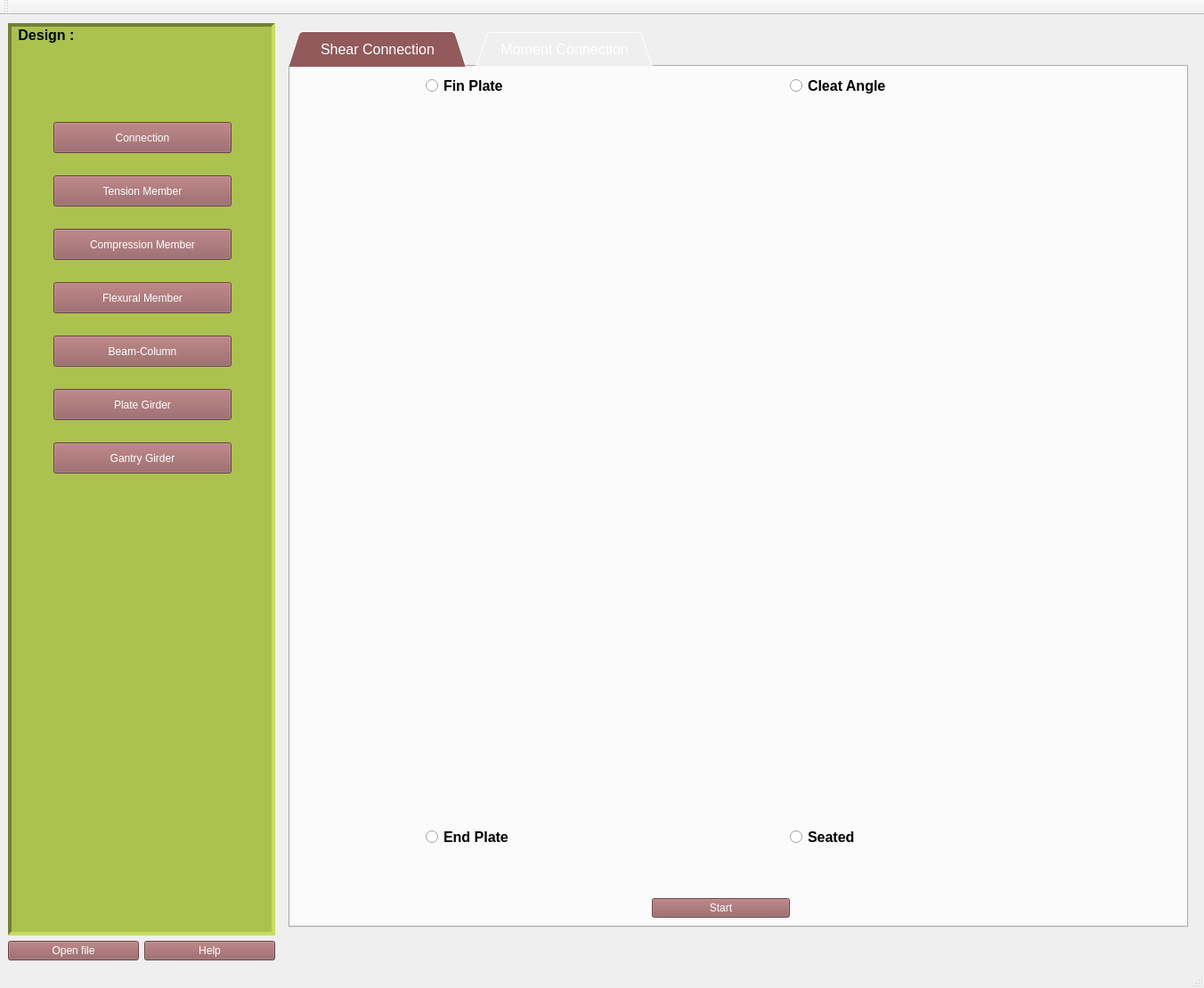
<?xml version="1.0" encoding="UTF-8"?>
<ui version="4.0">
 <class>MainWindow</class>
 <widget class="QMainWindow" name="MainWindow">
  <property name="windowModality">
   <enum>Qt::NonModal</enum>
  </property>
  <property name="geometry">
   <rect>
    <x>0</x>
    <y>0</y>
    <width>1352</width>
    <height>1110</height>
   </rect>
  </property>
  <property name="windowTitle">
   <string>Osdag</string>
  </property>
  <property name="styleSheet">
   <string notr="true">QWidget::showMaximised()</string>
  </property>
  <widget class="QWidget" name="centralwidget">
   <layout class="QGridLayout" name="gridLayout">
    <item row="1" column="1">
     <widget class="QPushButton" name="btn_help">
      <property name="styleSheet">
       <string notr="true">QPushButton::hover
{
   background-color: #d97f7f;
   color:#000000 ;
}

QPushButton
{
background-color: #925a5b;
color:#ffffff;
}</string>
      </property>
      <property name="text">
       <string>Help</string>
      </property>
      <property name="autoDefault">
       <bool>true</bool>
      </property>
     </widget>
    </item>
    <item row="1" column="0">
     <widget class="QPushButton" name="btn_openfile">
      <property name="styleSheet">
       <string notr="true">QPushButton::hover
{
   background-color: #d97f7f;
   color:#000000 ;
}

QPushButton
{
background-color: #925a5b;
color:#ffffff;
}</string>
      </property>
      <property name="text">
       <string>Open file</string>
      </property>
      <property name="autoDefault">
       <bool>true</bool>
      </property>
     </widget>
    </item>
    <item row="0" column="0" colspan="2">
     <widget class="QListWidget" name="myListWidget">
      <property name="minimumSize">
       <size>
        <width>300</width>
        <height>0</height>
       </size>
      </property>
      <property name="palette">
       <palette>
        <active>
         <colorrole role="Button">
          <brush brushstyle="SolidPattern">
           <color alpha="255">
            <red>171</red>
            <green>194</green>
            <blue>80</blue>
           </color>
          </brush>
         </colorrole>
         <colorrole role="Base">
          <brush brushstyle="SolidPattern">
           <color alpha="255">
            <red>171</red>
            <green>194</green>
            <blue>80</blue>
           </color>
          </brush>
         </colorrole>
         <colorrole role="Window">
          <brush brushstyle="SolidPattern">
           <color alpha="255">
            <red>171</red>
            <green>194</green>
            <blue>80</blue>
           </color>
          </brush>
         </colorrole>
         <colorrole role="Highlight">
          <brush brushstyle="SolidPattern">
           <color alpha="255">
            <red>240</red>
            <green>84</green>
            <blue>69</blue>
           </color>
          </brush>
         </colorrole>
        </active>
        <inactive>
         <colorrole role="Button">
          <brush brushstyle="SolidPattern">
           <color alpha="255">
            <red>171</red>
            <green>194</green>
            <blue>80</blue>
           </color>
          </brush>
         </colorrole>
         <colorrole role="Base">
          <brush brushstyle="SolidPattern">
           <color alpha="255">
            <red>171</red>
            <green>194</green>
            <blue>80</blue>
           </color>
          </brush>
         </colorrole>
         <colorrole role="Window">
          <brush brushstyle="SolidPattern">
           <color alpha="255">
            <red>171</red>
            <green>194</green>
            <blue>80</blue>
           </color>
          </brush>
         </colorrole>
         <colorrole role="Highlight">
          <brush brushstyle="SolidPattern">
           <color alpha="255">
            <red>240</red>
            <green>84</green>
            <blue>69</blue>
           </color>
          </brush>
         </colorrole>
        </inactive>
        <disabled>
         <colorrole role="Button">
          <brush brushstyle="SolidPattern">
           <color alpha="255">
            <red>171</red>
            <green>194</green>
            <blue>80</blue>
           </color>
          </brush>
         </colorrole>
         <colorrole role="Base">
          <brush brushstyle="SolidPattern">
           <color alpha="255">
            <red>171</red>
            <green>194</green>
            <blue>80</blue>
           </color>
          </brush>
         </colorrole>
         <colorrole role="Window">
          <brush brushstyle="SolidPattern">
           <color alpha="255">
            <red>171</red>
            <green>194</green>
            <blue>80</blue>
           </color>
          </brush>
         </colorrole>
         <colorrole role="Highlight">
          <brush brushstyle="SolidPattern">
           <color alpha="255">
            <red>240</red>
            <green>240</green>
            <blue>240</blue>
           </color>
          </brush>
         </colorrole>
        </disabled>
       </palette>
      </property>
      <property name="focusPolicy">
       <enum>Qt::NoFocus</enum>
      </property>
      <property name="contextMenuPolicy">
       <enum>Qt::ActionsContextMenu</enum>
      </property>
      <property name="styleSheet">
       <string notr="true">QListWidget
{
background-color: #abc250 ;
}</string>
      </property>
      <property name="frameShape">
       <enum>QFrame::Panel</enum>
      </property>
      <property name="frameShadow">
       <enum>QFrame::Sunken</enum>
      </property>
      <property name="lineWidth">
       <number>4</number>
      </property>
      <property name="midLineWidth">
       <number>2</number>
      </property>
      <item>
       <property name="text">
        <string> Design :</string>
       </property>
       <property name="toolTip">
        <string/>
       </property>
       <property name="font">
        <font>
         <pointsize>12</pointsize>
         <weight>75</weight>
         <bold>true</bold>
        </font>
       </property>
      </item>
     </widget>
    </item>
    <item row="0" column="2">
     <widget class="QStackedWidget" name="myStackedWidget">
      <property name="font">
       <font>
        <pointsize>13</pointsize>
        <italic>false</italic>
       </font>
      </property>
      <property name="currentIndex">
       <number>1</number>
      </property>
      <widget class="QWidget" name="Osdagpage">
       <layout class="QGridLayout" name="gridLayout_2">
        <item row="0" column="0" colspan="2">
         <widget class="QLabel" name="lbl_OsdagHeader">
          <property name="minimumSize">
           <size>
            <width>800</width>
            <height>200</height>
           </size>
          </property>
          <property name="maximumSize">
           <size>
            <width>800</width>
            <height>200</height>
           </size>
          </property>
          <property name="text">
           <string/>
          </property>
          <property name="pixmap">
           <pixmap resource="ResourceFiles/osdagMainPageIcons.qrc">:/newPrefix/images/Osdag_header.png</pixmap>
          </property>
          <property name="scaledContents">
           <bool>true</bool>
          </property>
         </widget>
        </item>
        <item row="1" column="2">
         <spacer name="verticalSpacer">
          <property name="orientation">
           <enum>Qt::Vertical</enum>
          </property>
          <property name="sizeHint" stdset="0">
           <size>
            <width>20</width>
            <height>556</height>
           </size>
          </property>
         </spacer>
        </item>
        <item row="2" column="0">
         <widget class="QLabel" name="lbl_fosseelogo">
          <property name="minimumSize">
           <size>
            <width>250</width>
            <height>92</height>
           </size>
          </property>
          <property name="maximumSize">
           <size>
            <width>250</width>
            <height>92</height>
           </size>
          </property>
          <property name="text">
           <string/>
          </property>
          <property name="pixmap">
           <pixmap resource="ResourceFiles/osdagMainPageIcons.qrc">:/newPrefix/images/Fossee_logo.png</pixmap>
          </property>
          <property name="scaledContents">
           <bool>true</bool>
          </property>
         </widget>
        </item>
        <item row="2" column="1">
         <spacer name="horizontalSpacer">
          <property name="orientation">
           <enum>Qt::Horizontal</enum>
          </property>
          <property name="sizeHint" stdset="0">
           <size>
            <width>455</width>
            <height>20</height>
           </size>
          </property>
         </spacer>
        </item>
        <item row="2" column="2">
         <widget class="QLabel" name="lbl_iitblogo">
          <property name="sizePolicy">
           <sizepolicy hsizetype="Preferred" vsizetype="Preferred">
            <horstretch>0</horstretch>
            <verstretch>0</verstretch>
           </sizepolicy>
          </property>
          <property name="minimumSize">
           <size>
            <width>100</width>
            <height>100</height>
           </size>
          </property>
          <property name="text">
           <string/>
          </property>
          <property name="pixmap">
           <pixmap resource="ResourceFiles/osdagMainPageIcons.qrc">:/newPrefix/images/iit_logo.png</pixmap>
          </property>
          <property name="scaledContents">
           <bool>true</bool>
          </property>
         </widget>
        </item>
       </layout>
      </widget>
      <widget class="QWidget" name="Connectionpage">
       <layout class="QHBoxLayout" name="horizontalLayout">
        <item>
         <widget class="QTabWidget" name="mytabWidget">
          <property name="sizePolicy">
           <sizepolicy hsizetype="Expanding" vsizetype="Expanding">
            <horstretch>0</horstretch>
            <verstretch>0</verstretch>
           </sizepolicy>
          </property>
          <property name="font">
           <font>
            <pointsize>12</pointsize>
            <weight>50</weight>
            <bold>false</bold>
           </font>
          </property>
          <property name="focusPolicy">
           <enum>Qt::ClickFocus</enum>
          </property>
          <property name="toolTip">
           <string>&lt;html&gt;&lt;head/&gt;&lt;body&gt;&lt;p&gt;&lt;a href=&quot;#&quot;&gt;Shear Connection&lt;/a&gt;&lt;/p&gt;&lt;/body&gt;&lt;/html&gt;</string>
          </property>
          <property name="styleSheet">
           <string notr="true">QTabBar::tab {
    margin-right: 10;
 }
QTabBar::tab::hover
{
   background-color: #d97f7f;
   color:#000000 ;
}

QTabBar::tab{
height: 40px;
width: 200px;
background-color: #925a5b;
color:#ffffff;
}
QTabBar::tab{
border-top-left-radius: 2px ;
border-top-right-radius: 2px ;
border-bottom-left-radius: 0px ;
border-bottom-right-radius: 0px ;
}
 </string>
          </property>
          <property name="tabShape">
           <enum>QTabWidget::Triangular</enum>
          </property>
          <property name="currentIndex">
           <number>0</number>
          </property>
          <widget class="QWidget" name="tab1_shearconnection">
           <property name="font">
            <font>
             <italic>true</italic>
            </font>
           </property>
           <attribute name="title">
            <string>Shear Connection</string>
           </attribute>
           <layout class="QGridLayout" name="gridLayout_3">
            <item row="0" column="1">
             <widget class="QRadioButton" name="rdbtn_finplate">
              <property name="font">
               <font>
                <pointsize>12</pointsize>
                <weight>75</weight>
                <italic>false</italic>
                <bold>true</bold>
               </font>
              </property>
              <property name="layoutDirection">
               <enum>Qt::LeftToRight</enum>
              </property>
              <property name="text">
               <string>Fin Plate</string>
              </property>
             </widget>
            </item>
            <item row="0" column="5" colspan="3">
             <widget class="QRadioButton" name="rdbtn_cleat">
              <property name="font">
               <font>
                <pointsize>12</pointsize>
                <weight>75</weight>
                <italic>false</italic>
                <bold>true</bold>
                <underline>false</underline>
                <strikeout>false</strikeout>
               </font>
              </property>
              <property name="layoutDirection">
               <enum>Qt::LeftToRight</enum>
              </property>
              <property name="styleSheet">
               <string notr="true">QRadioButton {
text-shadow : black 0.1em 0.1em 0.2em  ;
}</string>
              </property>
              <property name="text">
               <string>Cleat Angle</string>
              </property>
             </widget>
            </item>
            <item row="1" column="0">
             <spacer name="horizontalSpacer_6">
              <property name="orientation">
               <enum>Qt::Horizontal</enum>
              </property>
              <property name="sizeHint" stdset="0">
               <size>
                <width>125</width>
                <height>20</height>
               </size>
              </property>
             </spacer>
            </item>
            <item row="1" column="1" colspan="3">
             <widget class="QLabel" name="lbl_finplate">
              <property name="text">
               <string/>
              </property>
              <property name="pixmap">
               <pixmap resource="ResourceFiles/osdagMainPageIcons.qrc">:/newPrefix/images/finplate.png</pixmap>
              </property>
              <property name="scaledContents">
               <bool>false</bool>
              </property>
             </widget>
            </item>
            <item row="1" column="4">
             <spacer name="horizontalSpacer_2">
              <property name="orientation">
               <enum>Qt::Horizontal</enum>
              </property>
              <property name="sizeHint" stdset="0">
               <size>
                <width>126</width>
                <height>20</height>
               </size>
              </property>
             </spacer>
            </item>
            <item row="1" column="5" colspan="3">
             <widget class="QLabel" name="lbl_cleatAngle">
              <property name="text">
               <string/>
              </property>
              <property name="pixmap">
               <pixmap resource="ResourceFiles/osdagMainPageIcons.qrc">:/newPrefix/images/cleatangle.png</pixmap>
              </property>
              <property name="scaledContents">
               <bool>false</bool>
              </property>
             </widget>
            </item>
            <item row="1" column="8">
             <spacer name="horizontalSpacer_8">
              <property name="orientation">
               <enum>Qt::Horizontal</enum>
              </property>
              <property name="sizeHint" stdset="0">
               <size>
                <width>125</width>
                <height>20</height>
               </size>
              </property>
             </spacer>
            </item>
            <item row="2" column="1">
             <spacer name="verticalSpacer_2">
              <property name="orientation">
               <enum>Qt::Vertical</enum>
              </property>
              <property name="sizeHint" stdset="0">
               <size>
                <width>20</width>
                <height>326</height>
               </size>
              </property>
             </spacer>
            </item>
            <item row="2" column="7">
             <spacer name="verticalSpacer_3">
              <property name="orientation">
               <enum>Qt::Vertical</enum>
              </property>
              <property name="sizeHint" stdset="0">
               <size>
                <width>20</width>
                <height>326</height>
               </size>
              </property>
             </spacer>
            </item>
            <item row="3" column="1">
             <widget class="QRadioButton" name="rdbtn_endplate">
              <property name="font">
               <font>
                <pointsize>12</pointsize>
                <weight>75</weight>
                <italic>false</italic>
                <bold>true</bold>
               </font>
              </property>
              <property name="layoutDirection">
               <enum>Qt::LeftToRight</enum>
              </property>
              <property name="text">
               <string>End Plate</string>
              </property>
             </widget>
            </item>
            <item row="3" column="5" colspan="2">
             <widget class="QRadioButton" name="rdbtn_seat">
              <property name="font">
               <font>
                <pointsize>12</pointsize>
                <weight>75</weight>
                <italic>false</italic>
                <bold>true</bold>
               </font>
              </property>
              <property name="layoutDirection">
               <enum>Qt::LeftToRight</enum>
              </property>
              <property name="text">
               <string>Seated</string>
              </property>
             </widget>
            </item>
            <item row="4" column="0">
             <spacer name="horizontalSpacer_7">
              <property name="orientation">
               <enum>Qt::Horizontal</enum>
              </property>
              <property name="sizeHint" stdset="0">
               <size>
                <width>125</width>
                <height>18</height>
               </size>
              </property>
             </spacer>
            </item>
            <item row="4" column="1" rowspan="2" colspan="3">
             <widget class="QLabel" name="lbl_endplate">
              <property name="text">
               <string/>
              </property>
              <property name="pixmap">
               <pixmap resource="ResourceFiles/osdagMainPageIcons.qrc">:/newPrefix/images/endplate.png</pixmap>
              </property>
              <property name="scaledContents">
               <bool>false</bool>
              </property>
             </widget>
            </item>
            <item row="4" column="5" rowspan="2" colspan="3">
             <widget class="QLabel" name="lbl_seat">
              <property name="text">
               <string/>
              </property>
              <property name="pixmap">
               <pixmap resource="ResourceFiles/osdagMainPageIcons.qrc">:/newPrefix/images/seated.png</pixmap>
              </property>
              <property name="scaledContents">
               <bool>false</bool>
              </property>
             </widget>
            </item>
            <item row="4" column="8" rowspan="2">
             <spacer name="horizontalSpacer_9">
              <property name="orientation">
               <enum>Qt::Horizontal</enum>
              </property>
              <property name="sizeHint" stdset="0">
               <size>
                <width>125</width>
                <height>20</height>
               </size>
              </property>
             </spacer>
            </item>
            <item row="5" column="4">
             <spacer name="horizontalSpacer_3">
              <property name="orientation">
               <enum>Qt::Horizontal</enum>
              </property>
              <property name="sizeHint" stdset="0">
               <size>
                <width>126</width>
                <height>20</height>
               </size>
              </property>
             </spacer>
            </item>
            <item row="6" column="2">
             <spacer name="horizontalSpacer_4">
              <property name="orientation">
               <enum>Qt::Horizontal</enum>
              </property>
              <property name="sizeHint" stdset="0">
               <size>
                <width>143</width>
                <height>20</height>
               </size>
              </property>
             </spacer>
            </item>
            <item row="6" column="3" colspan="3">
             <widget class="QPushButton" name="btn_start">
              <property name="minimumSize">
               <size>
                <width>0</width>
                <height>0</height>
               </size>
              </property>
              <property name="maximumSize">
               <size>
                <width>190</width>
                <height>30</height>
               </size>
              </property>
              <property name="styleSheet">
               <string notr="true">QPushButton::hover
{
   background-color: #d97f7f;
   color:#000000 ;
}

QPushButton
{
background-color: #925a5b;
color:#ffffff;
}</string>
              </property>
              <property name="text">
               <string>Start</string>
              </property>
             </widget>
            </item>
            <item row="6" column="6">
             <spacer name="horizontalSpacer_5">
              <property name="orientation">
               <enum>Qt::Horizontal</enum>
              </property>
              <property name="sizeHint" stdset="0">
               <size>
                <width>261</width>
                <height>20</height>
               </size>
              </property>
             </spacer>
            </item>
           </layout>
          </widget>
          <widget class="QWidget" name="tab2_momentconnection">
           <property name="layoutDirection">
            <enum>Qt::RightToLeft</enum>
           </property>
           <attribute name="title">
            <string>Moment Connection</string>
           </attribute>
          </widget>
         </widget>
        </item>
       </layout>
      </widget>
      <widget class="QWidget" name="tensionpage">
       <widget class="QLabel" name="label">
        <property name="geometry">
         <rect>
          <x>250</x>
          <y>230</y>
          <width>271</width>
          <height>111</height>
         </rect>
        </property>
        <property name="font">
         <font>
          <pointsize>19</pointsize>
          <weight>75</weight>
          <bold>true</bold>
          <underline>true</underline>
         </font>
        </property>
        <property name="text">
         <string>Coming Soon.....</string>
        </property>
       </widget>
      </widget>
      <widget class="QWidget" name="page"/>
     </widget>
    </item>
   </layout>
   <widget class="QPushButton" name="btn_connection">
    <property name="geometry">
     <rect>
      <x>60</x>
      <y>120</y>
      <width>200</width>
      <height>35</height>
     </rect>
    </property>
    <property name="mouseTracking">
     <bool>false</bool>
    </property>
    <property name="focusPolicy">
     <enum>Qt::StrongFocus</enum>
    </property>
    <property name="contextMenuPolicy">
     <enum>Qt::ActionsContextMenu</enum>
    </property>
    <property name="styleSheet">
     <string notr="true">QPushButton::hover
{
   background-color: #d97f7f;
   color:#000000 ;
}

QPushButton
{
background-color: #925a5b;
color:#ffffff;
}
</string>
    </property>
    <property name="text">
     <string>Connection</string>
    </property>
    <property name="autoDefault">
     <bool>true</bool>
    </property>
    <property name="default">
     <bool>false</bool>
    </property>
   </widget>
   <widget class="QPushButton" name="btn_tension">
    <property name="geometry">
     <rect>
      <x>60</x>
      <y>180</y>
      <width>200</width>
      <height>35</height>
     </rect>
    </property>
    <property name="styleSheet">
     <string notr="true">QPushButton::hover
{
   background-color: #d97f7f;
   color:#000000 ;
}

QPushButton
{
background-color: #925a5b;
color:#ffffff;
}
</string>
    </property>
    <property name="text">
     <string>Tension Member</string>
    </property>
    <property name="autoDefault">
     <bool>true</bool>
    </property>
   </widget>
   <widget class="QPushButton" name="btn_compression">
    <property name="geometry">
     <rect>
      <x>60</x>
      <y>240</y>
      <width>200</width>
      <height>35</height>
     </rect>
    </property>
    <property name="styleSheet">
     <string notr="true">QPushButton::hover
{
   background-color: #d97f7f;
   color:#000000 ;
}

QPushButton
{
background-color: #925a5b;
color:#ffffff;
}
</string>
    </property>
    <property name="text">
     <string>Compression Member</string>
    </property>
    <property name="autoDefault">
     <bool>true</bool>
    </property>
   </widget>
   <widget class="QPushButton" name="btn_flexural">
    <property name="geometry">
     <rect>
      <x>60</x>
      <y>300</y>
      <width>200</width>
      <height>35</height>
     </rect>
    </property>
    <property name="styleSheet">
     <string notr="true">QPushButton::hover
{
   background-color: #d97f7f;
   color:#000000 ;
}

QPushButton
{
background-color: #925a5b;
color:#ffffff;
}</string>
    </property>
    <property name="text">
     <string>Flexural Member</string>
    </property>
    <property name="autoDefault">
     <bool>true</bool>
    </property>
   </widget>
   <widget class="QPushButton" name="btn_beamCol">
    <property name="geometry">
     <rect>
      <x>60</x>
      <y>360</y>
      <width>200</width>
      <height>35</height>
     </rect>
    </property>
    <property name="styleSheet">
     <string notr="true">QPushButton::hover
{
   background-color: #d97f7f;
   color:#000000 ;
}

QPushButton
{
background-color: #925a5b;
color:#ffffff;
}</string>
    </property>
    <property name="text">
     <string>Beam-Column</string>
    </property>
    <property name="autoDefault">
     <bool>true</bool>
    </property>
   </widget>
   <widget class="QPushButton" name="btn_plate">
    <property name="geometry">
     <rect>
      <x>60</x>
      <y>420</y>
      <width>200</width>
      <height>35</height>
     </rect>
    </property>
    <property name="styleSheet">
     <string notr="true">QPushButton::hover
{
   background-color: #d97f7f;
   color:#000000 ;
}

QPushButton
{
background-color: #925a5b;
color:#ffffff;
}</string>
    </property>
    <property name="text">
     <string>Plate Girder</string>
    </property>
    <property name="autoDefault">
     <bool>true</bool>
    </property>
   </widget>
   <widget class="QPushButton" name="btn_gantry">
    <property name="geometry">
     <rect>
      <x>60</x>
      <y>480</y>
      <width>200</width>
      <height>35</height>
     </rect>
    </property>
    <property name="styleSheet">
     <string notr="true">QPushButton::hover
{
   background-color: #d97f7f;
   color:#000000 ;
}

QPushButton
{
background-color: #925a5b;
color:#ffffff;
}</string>
    </property>
    <property name="text">
     <string>Gantry Girder</string>
    </property>
    <property name="autoDefault">
     <bool>true</bool>
    </property>
   </widget>
   <zorder>myListWidget</zorder>
   <zorder>myStackedWidget</zorder>
   <zorder>btn_openfile</zorder>
   <zorder>btn_help</zorder>
   <zorder>btn_connection</zorder>
   <zorder>btn_tension</zorder>
   <zorder>btn_compression</zorder>
   <zorder>btn_flexural</zorder>
   <zorder>btn_beamCol</zorder>
   <zorder>btn_plate</zorder>
   <zorder>btn_gantry</zorder>
  </widget>
  <widget class="QMenuBar" name="menubar">
   <property name="geometry">
    <rect>
     <x>0</x>
     <y>0</y>
     <width>1352</width>
     <height>25</height>
    </rect>
   </property>
  </widget>
  <widget class="QStatusBar" name="statusbar"/>
  <widget class="QToolBar" name="toolBar">
   <property name="windowTitle">
    <string>toolBar</string>
   </property>
   <attribute name="toolBarArea">
    <enum>TopToolBarArea</enum>
   </attribute>
   <attribute name="toolBarBreak">
    <bool>false</bool>
   </attribute>
  </widget>
 </widget>
 <resources>
  <include location="ResourceFiles/osdagMainPageIcons.qrc"/>
 </resources>
 <connections/>
</ui>
